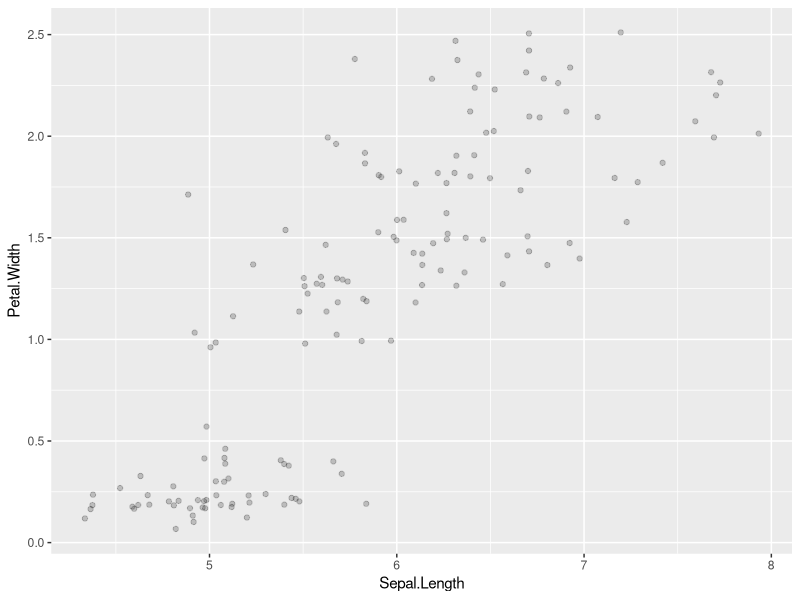
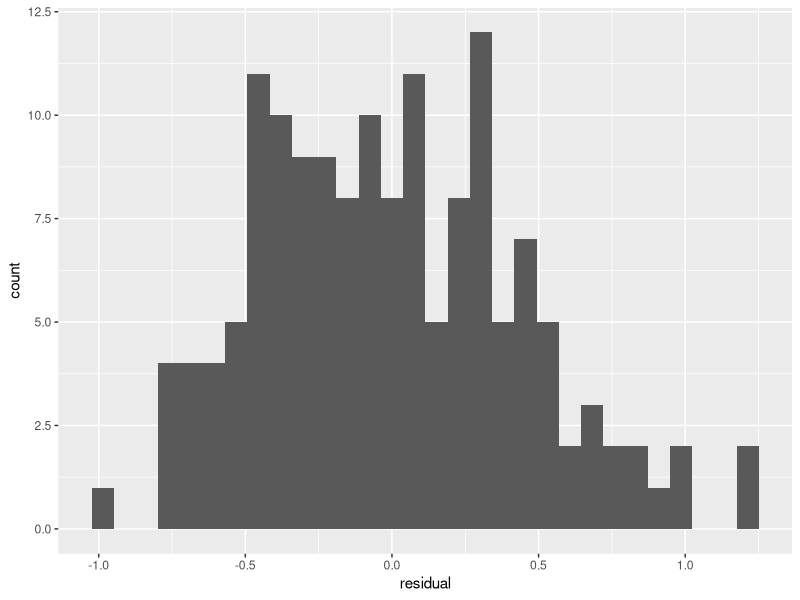

The R source for these figures, in order:
## ---- chunk 1
knitr::opts_chunk$set(echo = TRUE)
## ---- chunk 2
library(tidyverse)
## ---- chunk 3
ggplot(iris, aes(Sepal.Length, Petal.Width)) +
  geom_jitter(alpha = .2) # overplotting! watch out!
## ---- chunk 4
iris_mod <- lm(Petal.Width ~ Sepal.Length, iris)

# TODO: print out the model summary
summary(iris_mod)
## ---- chunk 5
ggplot(tibble(residual = residuals(iris_mod)), aes(residual)) +
  geom_histogram()
## ---- chunk 6
iris_pred <- predict(iris_mod, tibble(Sepal.Length = c(5.25, 6.3)))

# print them
iris_pred
## ---- chunk 7
# DO NOT ALTER, REMOVE, OR MOVE THIS BLOCK.
set.seed(992) # for reproducibility
## ---- chunk 8
x <- 1:10
err <- rnorm(10, sd = 2)
Yi <- 3 - 7 * x + err

# print Yi
Yi
